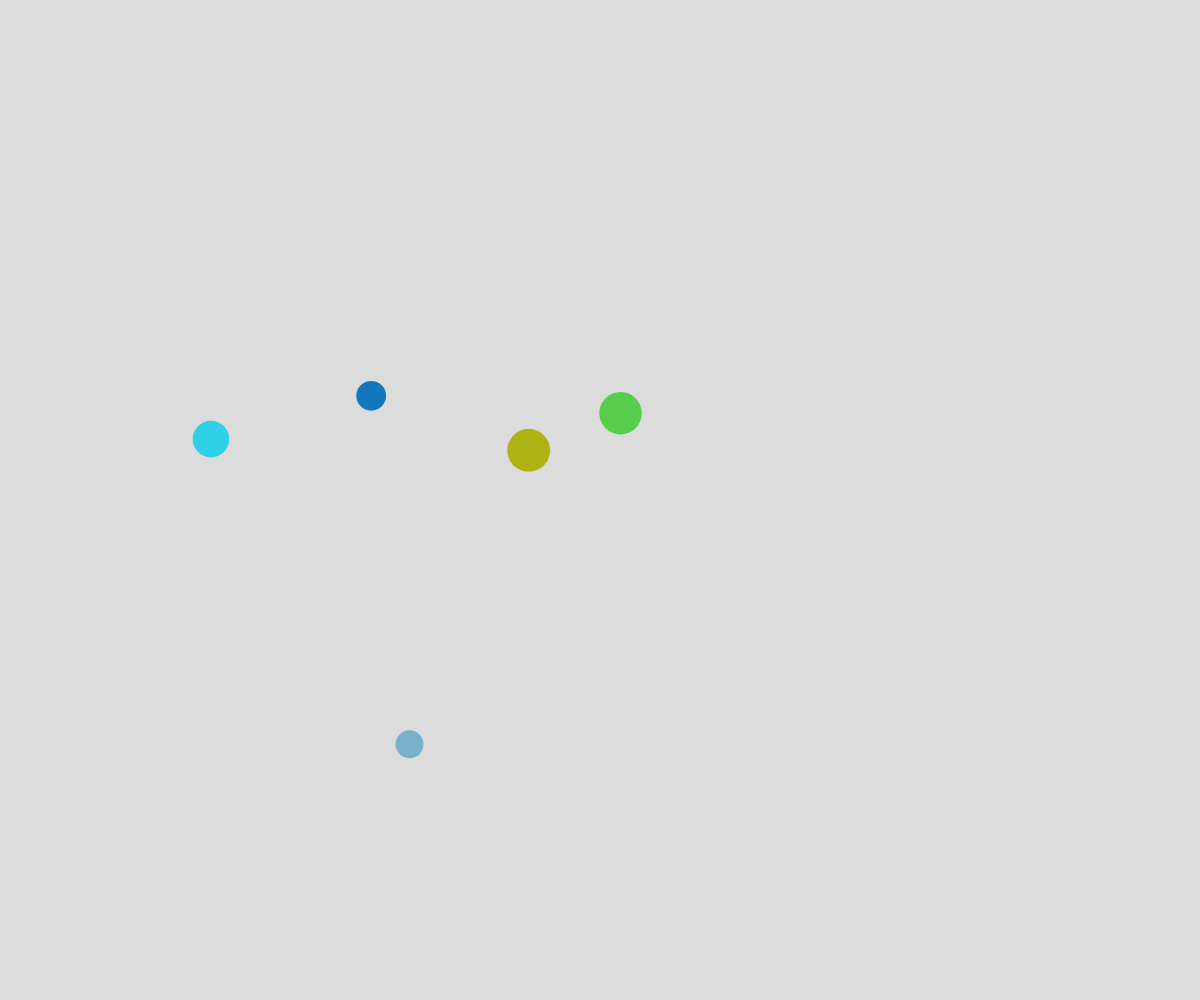
Frame 1 (no input)
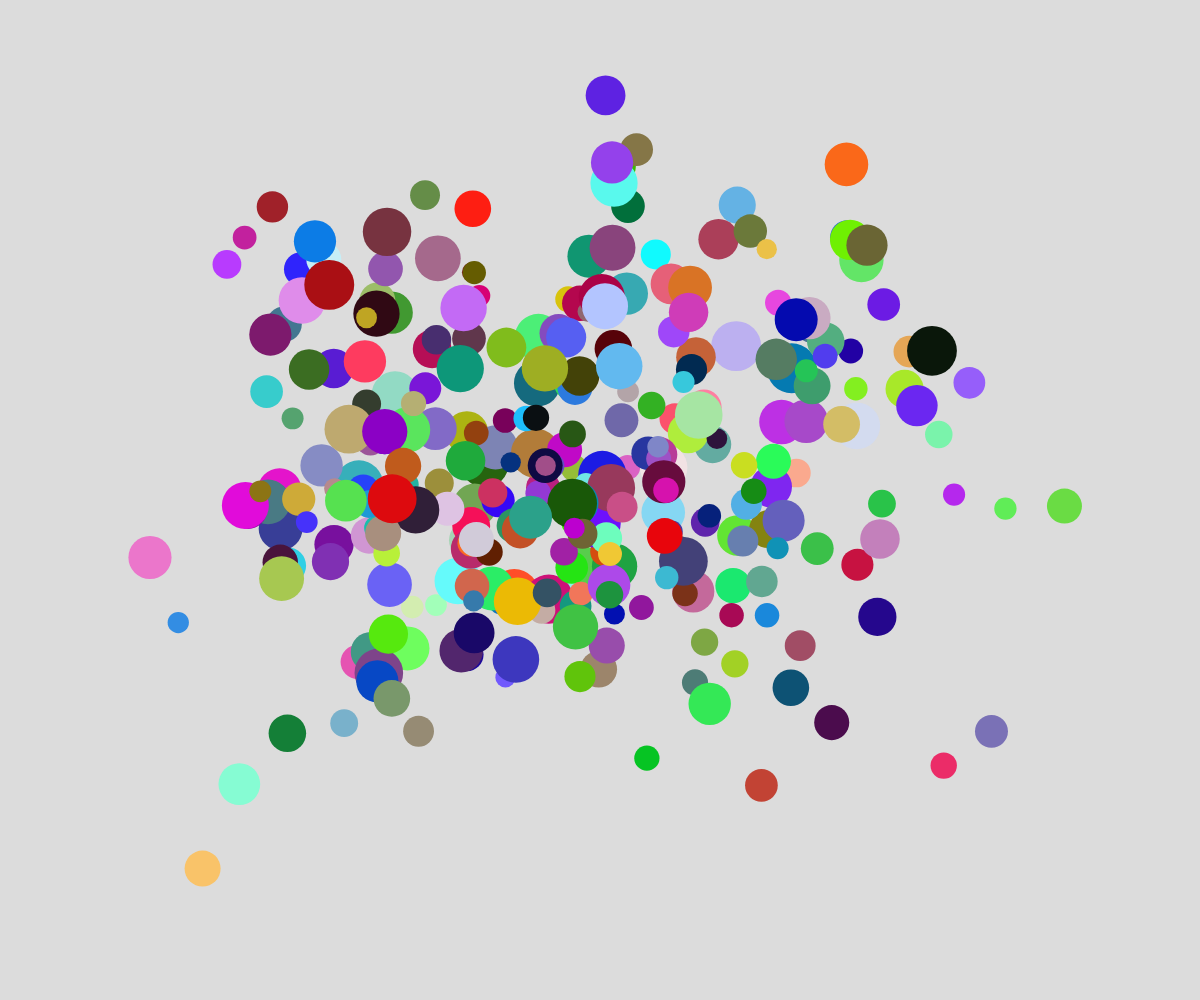
Frame 60 (no input)
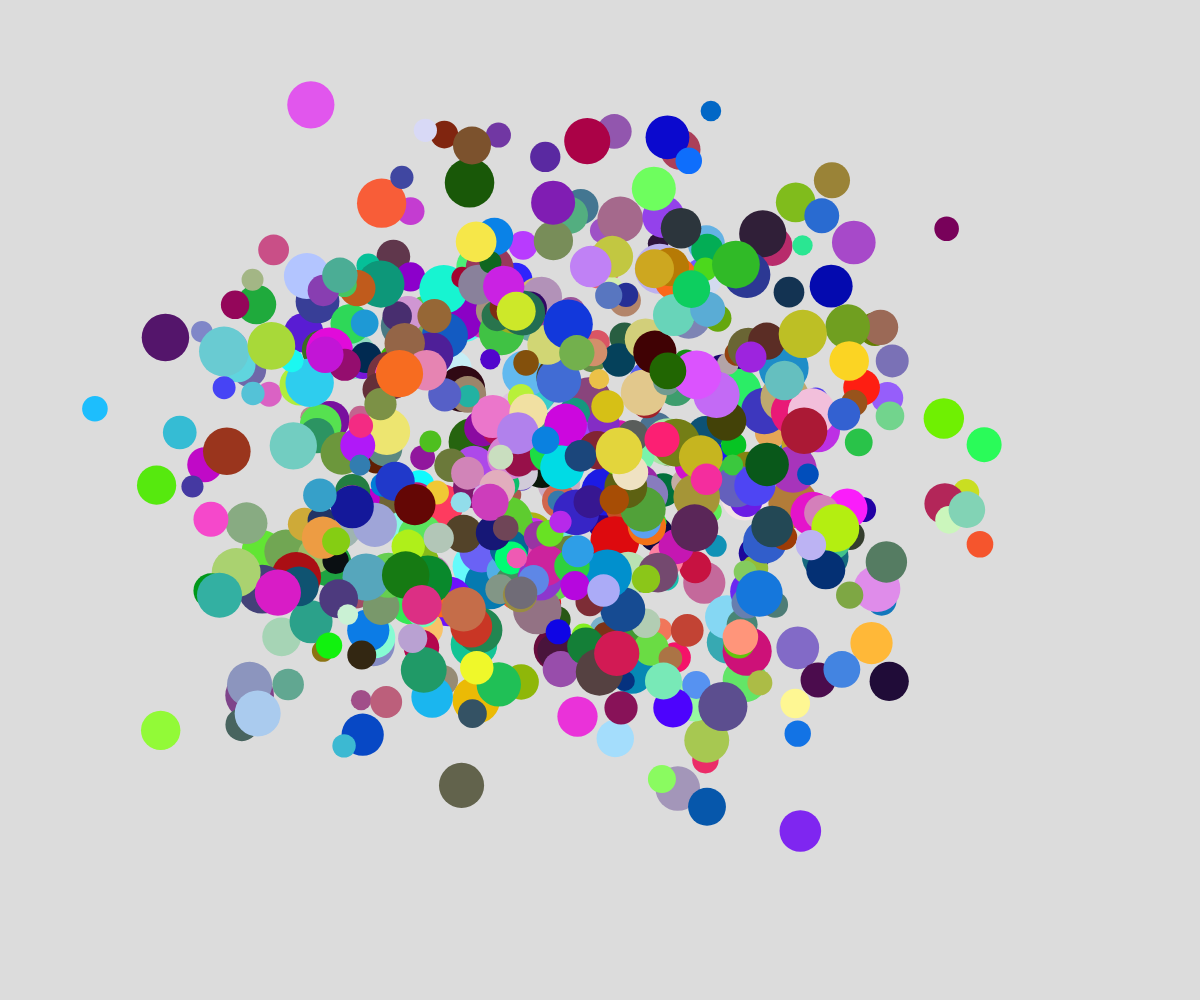
Frame 120 (the mouse pressed at the canvas centre since frame 60)

The p5.js sketch that drew these frames (run headless with seeded random() and noise() and a simulated clock; from frame 60 on, the mouse is pressed at the canvas centre):

// p5.js sketch
// ── sketch.js
// Perlin Bubbles Demo
// Noise, Arrays, and Object Notation

let theBubbles = [];

function setup() {
  createCanvas(windowWidth, windowHeight);
  noStroke();
  spawnBubble();

  //add a new bubble every half second
  window.setInterval(spawnBubble, 1);
}

function draw() {
  background(220);

  for (let bubble of theBubbles) {
    //move
    bubble.x = noise(bubble.time) * width;
    bubble.y = noise(bubble.time + bubble.buffer) * height;
    bubble.time += bubble.deltaTime;

    //display
    fill(bubble.r, bubble.g, bubble.b);
    circle(bubble.x, bubble.y, bubble.diameter);
  }
}

function spawnBubble() {
  let _time = random(1000);
  let _buffer = random(1000);

  let theBubble = {
    time: _time,
    buffer: _buffer,
    x: noise(_time) * width,
    y: noise(_time + _buffer) * height,
    diameter: random(20, 50),
    deltaTime: 0.01,
    r: random(255),
    g: random(255),
    b: random(255),
  };

  theBubbles.push(theBubble);
}
